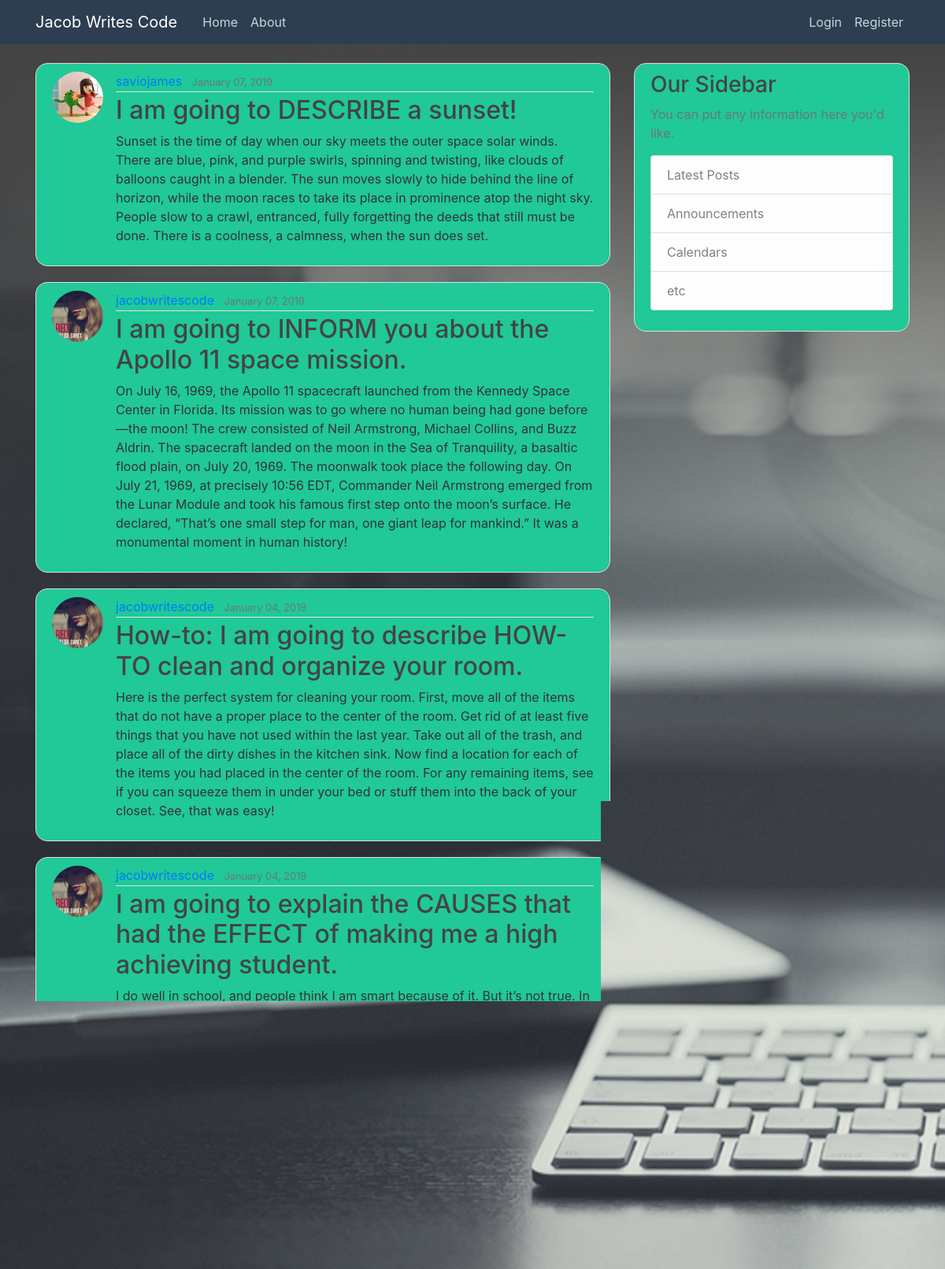
The page / on the database its author committed.
### Blog/models.py (models this page shows, shortened)
class Post(models.Model):
    title=models.CharField(max_length=100)
    content=models.TextField()
    date_posted=models.DateTimeField(default=timezone.now)
    author=models.ForeignKey(User,on_delete=models.CASCADE)

### users/models.py (models this page shows, shortened)
class Profile(models.Model):
    user=models.OneToOneField(User,on_delete=models.CASCADE)
    image=models.ImageField(default='default.jpg',upload_to='profile_pics')

### Blog/views.py (the view)
# urls.py: path('',PostListView.as_view(),name='blog-home'),
class PostListView(ListView):
    model = Post
    template_name = 'blog/home.html' #<app>/<model>_<viewtype>.html
    context_object_name = 'posts'
    ordering =['-date_posted']

### Blog/templates/Blog/home.html
{% extends "Blog/base.html" %}
{% block content %}
{% for post in posts %}
        <article class="media content-section">
            <img class="rounded-circle article-img" src="{{ post.author.profile.image.url}}">
          <div class="media-body">
            <div class="article-metadata">
              <a class="mr-2" href="#">{{ post.author }}</a>
              <small class="text-muted">{{ post.date_posted|date:"F d, Y" }}</small>
            </div>
            <h2><a class="article-title" href="{% url 'post-detail' post.id %}">{{ post.title }}</a></h2>
            <p class="article-content">{{ post.content }}</p>
          </div>
        </article>
    {% endfor %}
{% endblock content %}

### Blog/templates/Blog/base.html (shortened to what this page needs)
{% load static %}
<!DOCTYPE html>
<html>
<head>
    <link rel="stylesheet" href="https://maxcdn.bootstrapcdn.com/bootstrap/4.0.0/css/bootstrap.min.css">
    <link rel="stylesheet" type="text/css" href="{% static 'Blog/main.css' %}">
</head>
<body>
    <header class="site-header">
      <nav class="navbar navbar-expand-md navbar-dark bg-steel fixed-top">
        <div class="container">
          <a class="navbar-brand mr-4" href="{% url 'blog-home' %}">Jacob Writes Code</a>
          <div class="collapse navbar-collapse" id="navbarToggle">
            <div class="navbar-nav mr-auto">
              <a class="nav-item nav-link" href="{% url 'blog-home' %}">Home</a>
              <a class="nav-item nav-link" href="{% url 'blog-about' %}">About</a>
            </div>
            <div class="navbar-nav">
                {% if user.is_authenticated %}
                <a class="nav-item nav-link" href="{% url 'post-create'%}">New Post</a>
                <a class="nav-item nav-link" href="{% url 'profile'%}">Profile</a>
                <a class="nav-item nav-link" href="{% url 'logout'%}">Logout</a>
                <a class="nav-item nav-link" href="{% url 'profile'%}">{{user.username}}</a>
                {% else %}
                  <a class="nav-item nav-link" href="{% url 'login'%}">Login</a>
                  <a class="nav-item nav-link" href="{% url 'register'%}">Register</a>
                {% endif %}
            </div>
          </div>
        </div>
      </nav>
    </header>
    <main role="main" class="container">
      <div class="row">
        <div class="col-md-8">
          {% block content %}{% endblock %}
        </div>
        <div class="col-md-4">
          <div class="content-section">
            <h3>Our Sidebar</h3>
            <p class='text-muted'>You can put any information here you'd like.
              <ul class="list-group">
                <li class="list-group-item list-group-item-light">Latest Posts</li>
                <li class="list-group-item list-group-item-light">Announcements</li>
                <li class="list-group-item list-group-item-light">Calendars</li>
                <li class="list-group-item list-group-item-light">etc</li>
              </ul>
            </p>
          </div>
        </div>
      </div>
    </main>
</body>
</html>

### Blog/static/Blog/main.css (style rules this page uses)
body { background:url('/static/Blog/bg.jpg')no-repeat fixed; -webkit-background-size:cover; -moz-background-size:cover; -o-background-size:cover; background-size:cover; color: #333333; margin-top: 5rem; }
h1, h2, h3, h4, h5, h6 { color: #444444; }
ul { margin: 0; }
.bg-steel { background-color:#2c3e50!important; }
.site-header .navbar-nav .nav-link { color: #cbd5db; }
.content-section { background:#20c997; padding: 10px 20px; border: 1px solid #dddddd; border-radius: 15px; margin-bottom: 20px; }
.article-title { color: #444444; }
.article-content { white-space: pre-line; }
.article-img { height: 65px; width: 65px; margin-right: 16px; }
.article-metadata { padding-bottom: 1px; margin-bottom: 4px; border-bottom: 1px solid #e3e3e3 }

### rows shown on the page
Post: author.profile.image (picture), author "saviojames", date_posted "January 07, 2019", title "I am going to DESCRIBE a sunset!", content "Sunset is the time of day when our sky meets the outer space solar winds. There are blue, pink, and purple swirls, spinning and twisting, like clouds of balloons caught in a blender. The sun moves slowly to hide behind the line of horizon, while the moon races to take its place in prominence atop the night sky. People slow to a crawl, entranced, fully forgetting the deeds that still must be done. There is a coolness, a calmness, when the sun does set."
Post: author.profile.image (picture), author "jacobwritescode", date_posted "January 07, 2019", title "I am going to INFORM you about the Apollo 11 space mission.", content "On July 16, 1969, the Apollo 11 spacecraft launched from the Kennedy Space Center in Florida. Its mission was to go where no human being had gone before—the moon! The crew consisted of Neil Armstrong, Michael Collins, and Buzz Aldrin. The spacecraft landed on the moon in the Sea of Tranquility, a basaltic flood plain, on July 20, 1969. The moonwalk took place the following day. On July 21, 1969, at precisely 10:56 EDT, Commander Neil Armstrong emerged from the Lunar Module and took his famous first step onto the moon’s surface. He declared, “That’s one small step for man, one giant leap for mankind.” It was a monumental moment in human history!"
Post: author.profile.image (picture), author "jacobwritescode", date_posted "January 04, 2019", title "How-to: I am going to describe HOW-TO clean and organize your room.", content "Here is the perfect system for cleaning your room. First, move all of the items that do not have a proper place to the center of the room. Get rid of at least five things that you have not used within the last year. Take out all of the trash, and place all of the dirty dishes in the kitchen sink. Now find a location for each of the items you had placed in the center of the room. For any remaining items, see if you can squeeze them in under your bed or stuff them into the back of your closet. See, that was easy!"
Post: author.profile.image (picture), author "jacobwritescode", date_posted "January 04, 2019", title "I am going to explain the CAUSES that had the EFFECT of making me a high achieving student.", content "I do well in school, and people think I am smart because of it. But it’s not true. In fact, three years ago I struggled in school. However, two years ago I decided to get serious about school and made a few changes. First, I decided I would become interested in whatever was being taught, regardless of what other people thought. I also decided I would work hard every day and never give up on any assignment. I decided to never, never fall behind. Finally, I decided to make school a priority over friends and fun. After implementing these changes, I became an active participant in classroom discussions. Then my test scores began to rise. I still remember the first time that someone made fun of…"
